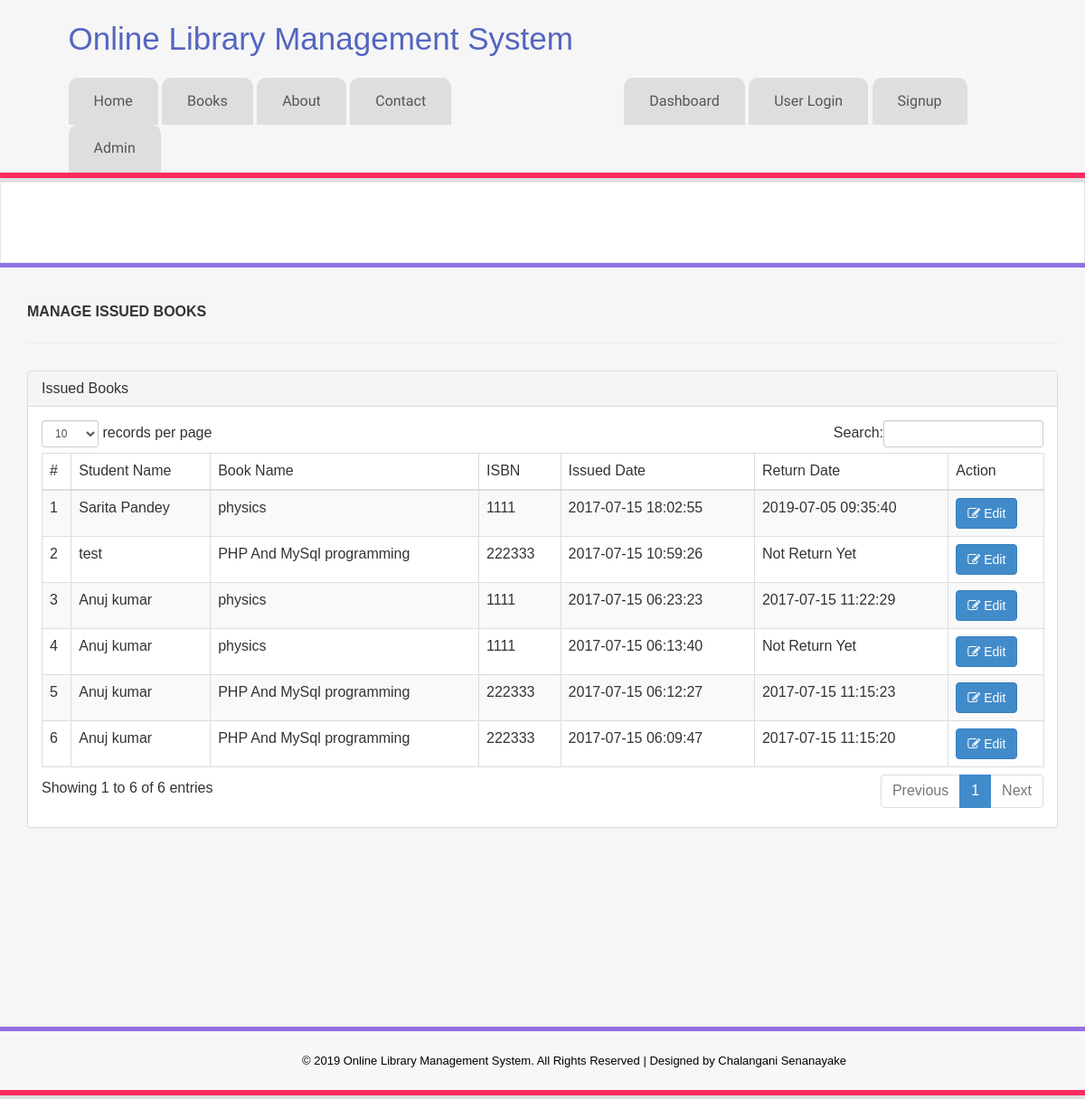
The app's page /manage-issued-books.php (signed in) with its own data.
### tables this page shows
CREATE TABLE `tblissuedbookdetails` (
  `id` int(11) NOT NULL,
  `BookId` int(11) DEFAULT NULL,
  `StudentID` varchar(150) DEFAULT NULL,
  `IssuesDate` timestamp NULL DEFAULT CURRENT_TIMESTAMP,
  `ReturnDate` timestamp NULL DEFAULT NULL ON UPDATE CURRENT_TIMESTAMP,
  `RetrunStatus` int(1) DEFAULT NULL,
  `fine` int(11) DEFAULT NULL
);

CREATE TABLE `tblstudents` (
  `id` int(11) NOT NULL,
  `StudentId` varchar(100) DEFAULT NULL,
  `FullName` varchar(120) DEFAULT NULL,
  `EmailId` varchar(120) DEFAULT NULL,
  `MobileNumber` char(11) DEFAULT NULL,
  `Password` varchar(120) DEFAULT NULL,
  `Status` int(1) DEFAULT NULL,
  `RegDate` timestamp NULL DEFAULT CURRENT_TIMESTAMP,
  `UpdationDate` timestamp NULL DEFAULT NULL ON UPDATE CURRENT_TIMESTAMP
);

CREATE TABLE `tblbooks` (
  `id` int(11) NOT NULL,
  `BookName` varchar(255) DEFAULT NULL,
  `CatId` int(11) DEFAULT NULL,
  `AuthorId` int(11) DEFAULT NULL,
  `ISBNNumber` int(11) DEFAULT NULL,
  `BookPrice` int(11) DEFAULT NULL,
  `RegDate` timestamp NULL DEFAULT CURRENT_TIMESTAMP,
  `UpdationDate` timestamp NULL DEFAULT NULL ON UPDATE CURRENT_TIMESTAMP,
  `imgname` varchar(200) NOT NULL,
  `image` longtext NOT NULL
);

### manage-issued-books.php (the view, shortened to what this page needs)
<?php
include('includes/config.php');
if(strlen($_SESSION['alogin'])==0)
    {
header('location:index.php');
}
else{
    ?>
<!DOCTYPE html>
<html xmlns="http://www.w3.org/1999/xhtml">
<head>
    <link href="assets/css/bootstrap.css" rel="stylesheet" />
    <link href="assets/css/font-awesome.css" rel="stylesheet" />
    <link href="assets/js/dataTables/dataTables.bootstrap.css" rel="stylesheet" />
    <link href="assets/css/style.css" rel="stylesheet" />
</head>
<body>
<?php include('includes/header.php');?>
    <div class="content-wrapper">
         <div class="container">
        <div class="row pad-botm">
            <div class="col-md-12">
                <h4 class="header-line">Manage Issued Books</h4>
    </div>
     <div class="row">
</div>
        </div>
            <div class="row">
                <div class="col-md-12">
                    <div class="panel panel-default">
                        <div class="panel-heading">
                          Issued Books
                        </div>
                        <div class="panel-body">
                            <div class="table-responsive">
                                <table class="table table-striped table-bordered table-hover" id="dataTables-example">
                                    <thead>
                                        <tr>
                                            <th>#</th>
                                            <th>Student Name</th>
                                            <th>Book Name</th>
                                            <th>ISBN </th>
                                            <th>Issued Date</th>
                                            <th>Return Date</th>
                                            <th>Action</th>
                                        </tr>
                                    </thead>
                                    <tbody>
<?php $sql = "SELECT tblstudents.FullName,tblbooks.BookName,tblbooks.ISBNNumber,tblissuedbookdetails.IssuesDate,tblissuedbookdetails.ReturnDate,tblissuedbookdetails.id as rid from  tblissuedbookdetails join tblstudents on tblstudents.StudentId=tblissuedbookdetails.StudentId join tblbooks on tblbooks.id=tblissuedbookdetails.BookId order by tblissuedbookdetails.id desc";
$query = $dbh -> prepare($sql);
$query->execute();
$results=$query->fetchAll(PDO::FETCH_OBJ);
$cnt=1;
if($query->rowCount() > 0)
{
foreach($results as $result)
{               ?>
                                        <tr class="odd gradeX">
                                            <td class="center"><?php echo htmlentities($cnt);?></td>
                                            <td class="center"><?php echo htmlentities($result->FullName);?></td>
                                            <td class="center"><?php echo htmlentities($result->BookName);?></td>
                                            <td class="center"><?php echo htmlentities($result->ISBNNumber);?></td>
                                            <td class="center"><?php echo htmlentities($result->IssuesDate);?></td>
                                            <td class="center"><?php if($result->ReturnDate=="")
                                            {
                                                echo htmlentities("Not Return Yet");
                                            } else {
                                            echo htmlentities($result->ReturnDate);
}
                                            ?></td>
                                            <td class="center">
                                            <a href="update-issue-bookdeails.php?rid=<?php echo htmlentities($result->rid);?>"><button class="btn btn-primary"><i class="fa fa-edit "></i> Edit</button>
                                            </td>
                                        </tr>
 <?php $cnt=$cnt+1;}} ?>
                                    </tbody>
                                </table>
                            </div>
                        </div>
                    </div>
                </div>
            </div>
    </div>
    </div>
  <?php include('includes/footer.php');?>
</body>
</html>
<?php } ?>

### includes/header.php (shortened to what this page needs)
<head>
<link href="css/style.css" rel="stylesheet" type="text/css" media="all" />
<link href="css/slider.css" rel="stylesheet" type="text/css" media="all"/>
<div class="btm_border">
<div class="h_bg">
<div class="wrap">
	<div class="header">
		<div>
			<h2><a href="index.php" style="font-size: 35px;text-align: left;color: #5565BF;font-weight: 400;margin-bottom: 20px;">Online Library Management System</a></h2>
		</div>
	</div>
	<div class='h_btm'>
		<div class='cssmenu'>
			<ul>
			    <li><a href='index.php'><span>Home</span></a></li>
				<li><a href='books.php'><span><b>Books</b></span></a></li>
			    <li><a href='front/about.php'><span>About</span></a></li>
			    <li><a href='front/contact.php'><span>Contact</span></a></li>
				<li>&nbsp;&nbsp;&nbsp;&nbsp;&nbsp;&nbsp;&nbsp;&nbsp;&nbsp;&nbsp;&nbsp;&nbsp;&nbsp;&nbsp;&nbsp;&nbsp;&nbsp;&nbsp;&nbsp;&nbsp;</li>
				<li>&nbsp;&nbsp;&nbsp;&nbsp;&nbsp;&nbsp;&nbsp;&nbsp;&nbsp;&nbsp;&nbsp;&nbsp;&nbsp;&nbsp;&nbsp;&nbsp;&nbsp;&nbsp;&nbsp;&nbsp;</li>
				<li><a href='dashboard.php'><span>Dashboard</span></a></li>
				<li><a href='login.php'><span>User Login</span></a></li>
				<li><a href='signup.php'><span>Signup</span></a></li>
				<li><a href='adminlogin.php'><span>Admin</span></a></li>
			 </ul>
	</div>
</div>
</div>
</div>
</div>
</head>
<div class="btm_border">
<div class="h_bg">
<div class="navbar navbar-inverse set-radius-zero" >
    </div>
<?php if($_SESSION['login'])
{
?>
<section class="menu-section">
        <div class="container">
            <div class="row ">
                <div class="col-md-12">
                    <div class="navbar-collapse collapse ">
                        <ul id="menu-top" class="nav navbar-nav navbar-right">
                            <li><a href="dashboard.php" class="menu-top-active">DASHBOARD</a></li>
							<li><a href="issue-book.php" class="menu-top-active">RESERVE</a></li>
							<li>
                                <a href="#" class="dropdown-toggle" id="ddlmenuItem" data-toggle="dropdown"> Account <i class="fa fa-angle-down"></i></a>
                                <ul class="dropdown-menu" role="menu" aria-labelledby="ddlmenuItem">
                                    <li role="presentation"><a role="menuitem" tabindex="-1" href="my-profile.php">My Profile</a></li>
                                     <li role="presentation"><a role="menuitem" tabindex="-1" href="change-password.php">Change Password</a></li>
                                </ul>
                            </li>
                            <li><a href="issued-books.php">Issued Books</a></li>
                        </ul>
                    </div>
                </div>
            </div>
        </div>
    </section>
    <?php } else { ?>
        <section class="menu-section">
    </section>
    <?php } ?>

### includes/footer.php
<section class="footer-section">
     <div class="container">
         <div class="row">
             <div class="col-md-12">
             <center>© 2019 Online Library Management System. All Rights Reserved | Designed by <a href="https://auroratalks.lk/">Chalangani Senanayake</a></center>
             </div>
         </div>
     </div>
 </section>

### assets/css/style.css (style rules this page uses)
.set-radius-zero { border-radius:0px; -moz-border-radius:0px; -webkit-border-radius:0px; }
.content-wrapper { margin-top: 40px; min-height:800px; padding-bottom:90px; }
.header-line { font-weight:900; padding-bottom:25px; border-bottom:1px solid #eeeeee; text-transform:uppercase; }
.pad-botm { padding-bottom:30px; }
.menu-section { background-color: #f7f7f7; border-bottom:5px solid #9170E4; width:100% }
.navbar-inverse { background-color: #FFF; border-color: rgba(155, 153, 153, 0.23); }
.navbar { min-height: 90px; margin-bottom: 0px; }
.footer-section { padding:25px 50px 25px 50px; color:#000; font-size:13px; background-color: #f7f7f7; text-align:right; border-top:5px solid #9170E4; }
.footer-section a, .footer-section a:hover { color:#000; }

### css/style.css (style rules this page uses)
html,body,div,span,applet,object,iframe,h1,h2,h3,h4,h5,h6,p,blockquote,pre,a,abbr,acronym,address,big,cite,code,del,dfn,em,img,ins,kbd,q,s,samp,small,strike,strong,sub,sup,tt,var,b,u,i,dl,dt,dd,ol,nav ul,nav li,fieldset,form,label,legend,table,caption,tbody,tfoot,thead,tr,th,td,article,aside,canvas,details,embed,figure,figcaption,footer,header,hgroup,menu,nav,output,ruby,section,summary,time,mark,audio,video { margin:0;padding:0;border:0;font-size:100%;font:inherit;vertical-align:baseline; }
article, aside, details, figcaption, figure,footer, header, hgroup, menu, nav, section { display: block; }
ol,ul { list-style:none;margin:0;padding:0; }
table { border-collapse:collapse;border-spacing:0; }
a { text-decoration:none; }
body { background-color: #f6f6f6; font-family: Arial, Geneva,Helvetica, sans-serif; font-size: 100%; }
.wrap { margin:0 auto; width:80%; }
.btm_border { border-bottom: 4px solid rgba(12, 12, 12, 0.1); }
.h_bg { background-color: #f6f6f6; border-bottom: 6px solid #FC2B5F; }
.header { padding:2% 4%; }
.h_btm { padding: 0 4%; }
.cssmenu { float: left; }
.cssmenu > ul > li { display:inline-block; position: relative; }
.cssmenu > ul > li > a { font-family: 'Quattrocento Sans', sans-serif; color: #ffffff; display: block; font-size: 16px; line-height: 1.8em; padding: 12px 28px; background: rgba(12, 12, 12, 0.1); color: #555555; border-top-left-radius: 10px; border-top-right-radius: 10px; -webkit-border-top-left-radius: 10px; -webkit-border-top-right-radius: 10px; -moz-border-top-left-radius: 10px; -moz-border-top-right-radius: 10px; -o-border-top-left-radius: 10px; -o-border-top-right-radius: 10px; }
@media only screen and (max-width: 1280px) { .wrap { width:95%; } }

### records on screen
tblissuedbookdetails: tblstudents.FullName "Sarita Pandey", BookId.BookName "physics", BookId.ISBNNumber "1111", IssuesDate "2017-07-15 18:02:55", ReturnDate "2019-07-05 09:35:40"
tblissuedbookdetails: tblstudents.FullName "test", BookId.BookName "PHP And MySql programming", BookId.ISBNNumber "222333", IssuesDate "2017-07-15 10:59:26"
tblissuedbookdetails: tblstudents.FullName "Anuj kumar", BookId.BookName "physics", BookId.ISBNNumber "1111", IssuesDate "2017-07-15 06:23:23", ReturnDate "2017-07-15 11:22:29"
tblissuedbookdetails: tblstudents.FullName "Anuj kumar", BookId.BookName "physics", BookId.ISBNNumber "1111", IssuesDate "2017-07-15 06:13:40"
tblissuedbookdetails: tblstudents.FullName "Anuj kumar", BookId.BookName "PHP And MySql programming", BookId.ISBNNumber "222333", IssuesDate "2017-07-15 06:12:27", ReturnDate "2017-07-15 11:15:23"
tblissuedbookdetails: tblstudents.FullName "Anuj kumar", BookId.BookName "PHP And MySql programming", BookId.ISBNNumber "222333", IssuesDate "2017-07-15 06:09:47", ReturnDate "2017-07-15 11:15:20"
